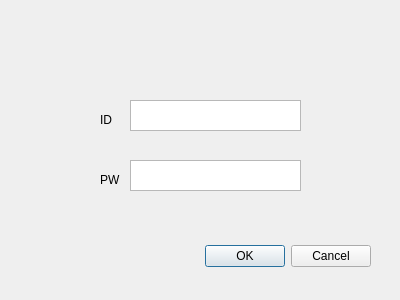
<?xml version="1.0" encoding="UTF-8"?>
<ui version="4.0">
 <class>LoginWindow</class>
 <widget class="QDialog" name="LoginWindow">
  <property name="geometry">
   <rect>
    <x>0</x>
    <y>0</y>
    <width>400</width>
    <height>300</height>
   </rect>
  </property>
  <property name="sizePolicy">
   <sizepolicy hsizetype="Fixed" vsizetype="Fixed">
    <horstretch>0</horstretch>
    <verstretch>0</verstretch>
   </sizepolicy>
  </property>
  <property name="windowTitle">
   <string>Dialog</string>
  </property>
  <widget class="QDialogButtonBox" name="buttonBox">
   <property name="geometry">
    <rect>
     <x>30</x>
     <y>240</y>
     <width>341</width>
     <height>32</height>
    </rect>
   </property>
   <property name="orientation">
    <enum>Qt::Orientation::Horizontal</enum>
   </property>
   <property name="standardButtons">
    <set>QDialogButtonBox::StandardButton::Cancel|QDialogButtonBox::StandardButton::Ok</set>
   </property>
  </widget>
  <widget class="QPlainTextEdit" name="plainTextEdit">
   <property name="geometry">
    <rect>
     <x>130</x>
     <y>100</y>
     <width>171</width>
     <height>31</height>
    </rect>
   </property>
  </widget>
  <widget class="QPlainTextEdit" name="plainTextEdit_2">
   <property name="geometry">
    <rect>
     <x>130</x>
     <y>160</y>
     <width>171</width>
     <height>31</height>
    </rect>
   </property>
  </widget>
  <widget class="QLabel" name="label_id">
   <property name="geometry">
    <rect>
     <x>100</x>
     <y>110</y>
     <width>21</width>
     <height>20</height>
    </rect>
   </property>
   <property name="text">
    <string>ID</string>
   </property>
  </widget>
  <widget class="QLabel" name="label_pw">
   <property name="geometry">
    <rect>
     <x>100</x>
     <y>170</y>
     <width>31</width>
     <height>20</height>
    </rect>
   </property>
   <property name="text">
    <string>PW</string>
   </property>
  </widget>
 </widget>
 <resources/>
 <connections>
  <connection>
   <sender>buttonBox</sender>
   <signal>accepted()</signal>
   <receiver>LoginWindow</receiver>
   <slot>accept()</slot>
   <hints>
    <hint type="sourcelabel">
     <x>248</x>
     <y>254</y>
    </hint>
    <hint type="destinationlabel">
     <x>157</x>
     <y>274</y>
    </hint>
   </hints>
  </connection>
  <connection>
   <sender>buttonBox</sender>
   <signal>rejected()</signal>
   <receiver>LoginWindow</receiver>
   <slot>reject()</slot>
   <hints>
    <hint type="sourcelabel">
     <x>316</x>
     <y>260</y>
    </hint>
    <hint type="destinationlabel">
     <x>286</x>
     <y>274</y>
    </hint>
   </hints>
  </connection>
 </connections>
</ui>
